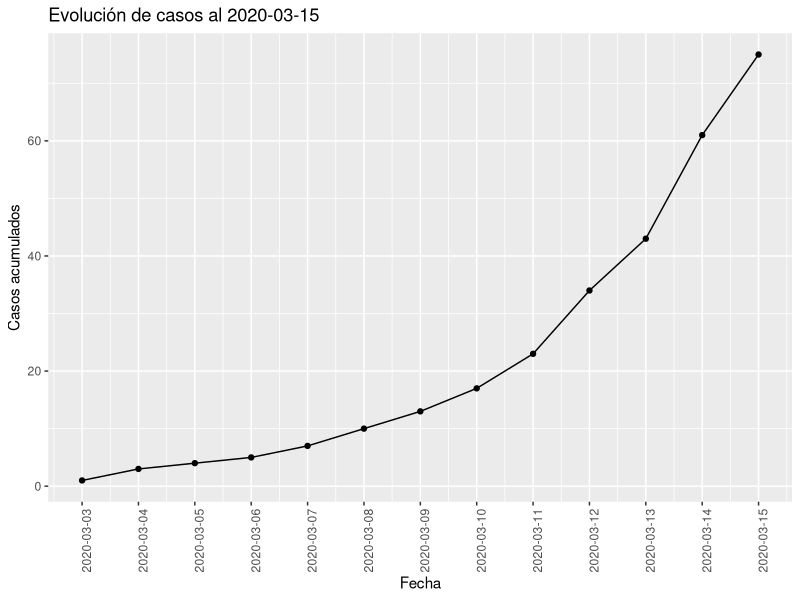
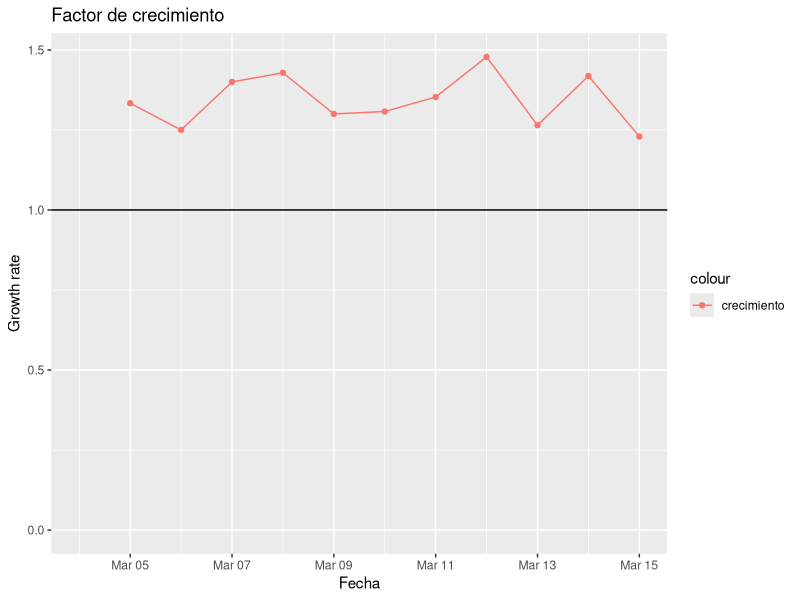
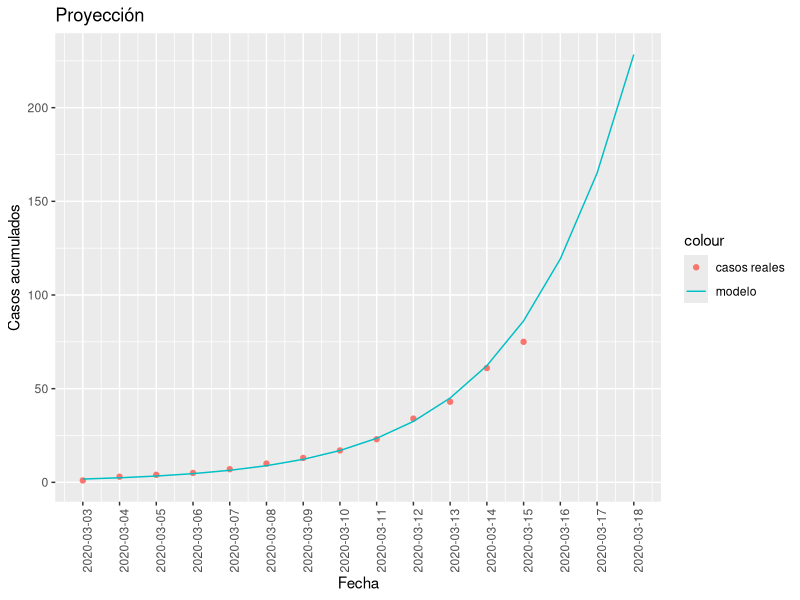
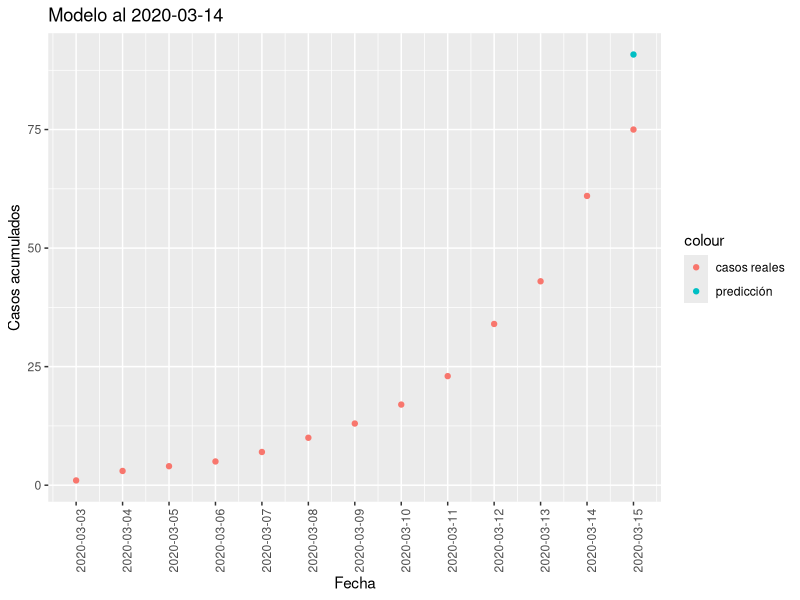
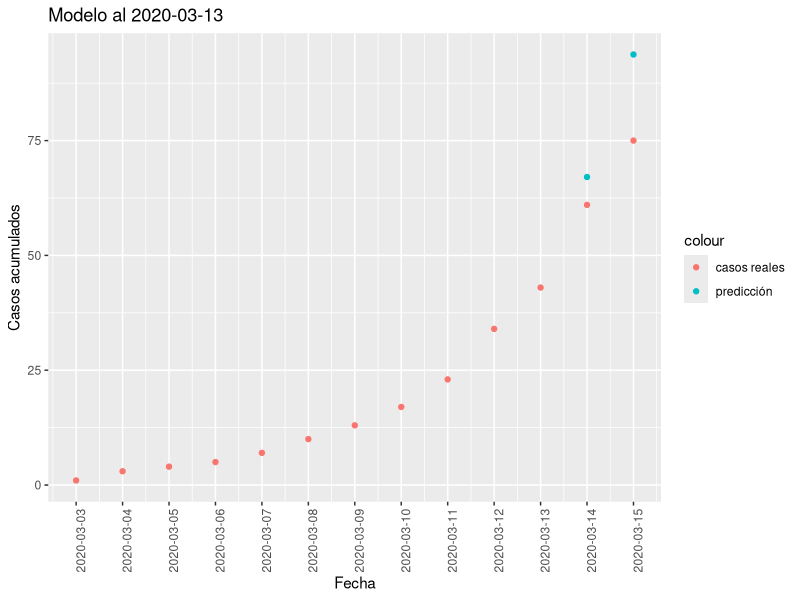

These charts were generated, in order, by the following R code:
## ---- chunk 1
knitr::opts_chunk$set(echo = FALSE)
library(ggplot2)
## ---- chunk 2
data <- read.csv2("corona_data.csv", sep = ",", header = TRUE)
data$Day <- as.Date(data$Day)
n <- nrow(data)
data$x <- 1:n
data$cum <- cumsum(data$NewCases)
latest <- data[n,1]
p <-ggplot() + ggtitle(paste("Evolución de casos al", latest)) +
    geom_line(aes(x=data$Day, y=data$cum)) + 
    geom_point(aes(x=data$Day, y=data$cum)) +
    xlab("Fecha") + ylab("Casos acumulados") + 
    theme(axis.text.x = element_text(angle = 90, hjust = 1)) +
    scale_x_date(date_breaks = "1 days")
p
## ---- chunk 3
growth_ratio <- vector(length=(n-1))
for( i in 2:n ) {
  growth_ratio[i-1] <- data$cum[i] / data$cum[i-1]
}
# La primera muestra es espuria
growth_ratio[1] <- NA
ggplot() + ggtitle("Factor de crecimiento") + 
  geom_point(aes(x=data$Day[2:n], y=growth_ratio, color="crecimiento")) + 
  geom_line(aes(x=data$Day[2:n], y=growth_ratio, color="crecimiento")) + 
  xlab("Fecha") + ylab("Growth rate") +
  ylim(0,(max(growth_ratio)+0.5)) +
  geom_hline(yintercept = 1, aes(color="y=1"))
  
## ---- chunk 4
model <- lm(formula = log(cum) ~ x , data=data)

test_data <- data.frame(
                Day = seq(data$Day[1], by="day", length.out = (n+3)), 
                x = 1:(n+3)
              )

test_data$preds <- exp(predict(model, newdata=test_data))

p <-ggplot() + ggtitle(paste("Proyección")) +
    geom_point(aes(x=data$Day, y=data$cum, color="casos reales")) + 
    geom_line(aes(x=test_data$Day, y=test_data$preds, color="modelo")) + 
    xlab("Fecha") + ylab("Casos acumulados") + 
    theme(axis.text.x = element_text(angle = 90, hjust = 1)) +
    scale_x_date(date_breaks = "1 days")
p

summary(model)
## ---- chunk 5
run_model <- function(data, date_split) {
  train_idxs <- which(data$Day <= date_split)
  train <- data[train_idxs,]
  test  <- data[-train_idxs,]
  model <- lm(formula = log(cum) ~ x, data=train)
  test$preds <- exp(predict(model, newdata=test))
  
  error <- sqrt(mean(test$cum - test$preds)^2)
  cat("RMS error = ", error, "personas")
  
  ggplot() + ggtitle(paste("Modelo al", date_split)) +
      geom_point(aes(x=data$Day, y=data$cum, color="casos reales")) + 
      geom_point(aes(x=test$Day, y=test$preds, color="predicción")) + 
      xlab("Fecha") + ylab("Casos acumulados") + 
      theme(axis.text.x = element_text(angle = 90, hjust = 1)) +
      scale_x_date(date_breaks = "1 days")
  
}
## ---- chunk 6
run_model(data, "2020-03-14")
## ---- chunk 7
run_model(data, "2020-03-13")
